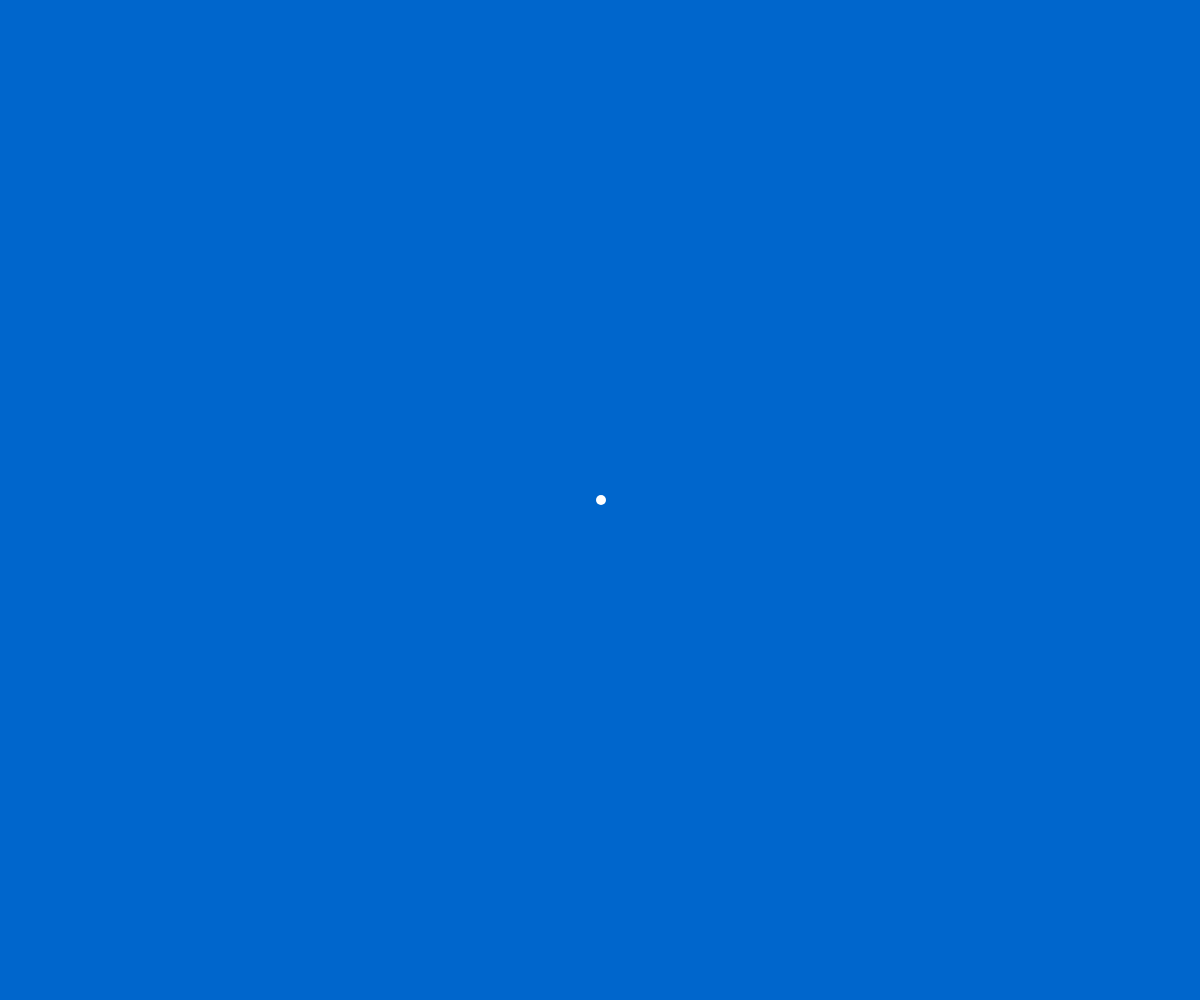
Frame 1 (no input)
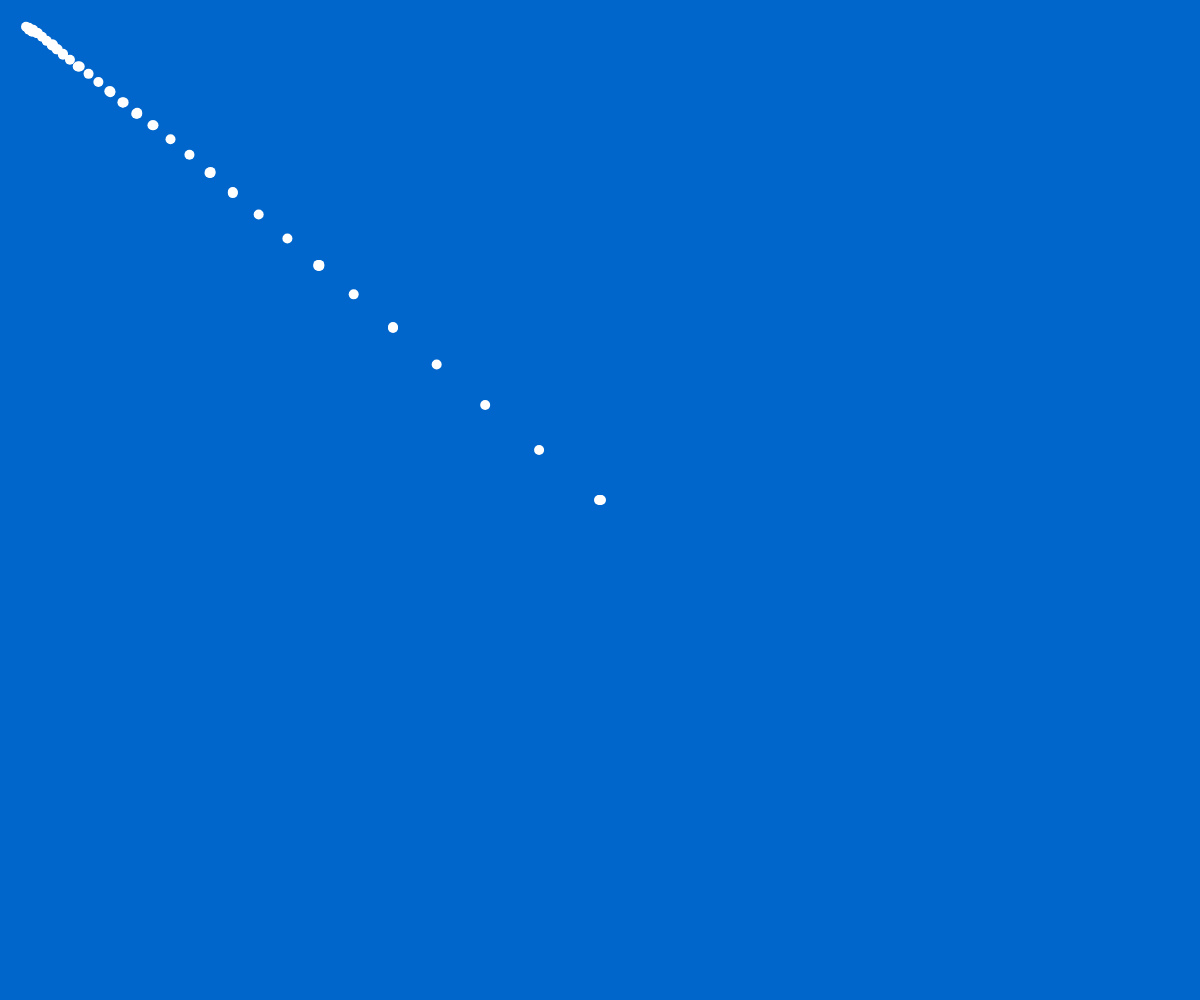
Frame 60 (no input)
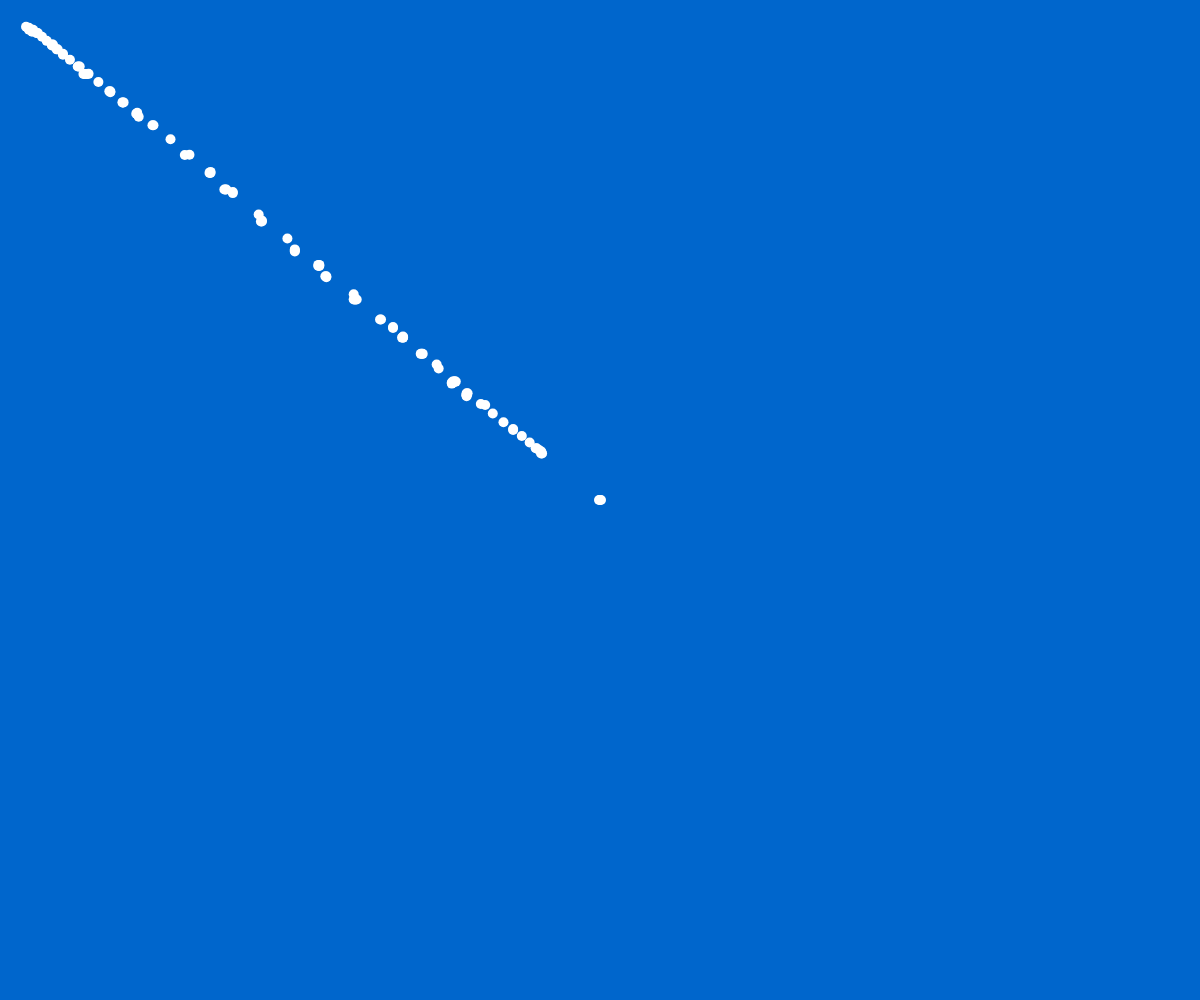
Frame 120 (the mouse pressed at the canvas centre since frame 60)

The p5.js sketch that drew these frames (run headless with seeded random() and noise() and a simulated clock; from frame 60 on, the mouse is pressed at the canvas centre):

// p5.js sketch
// ── sketch.js
let walker;

class Walker {
    constructor() {
        this.x = width / 2;
        this.y = height / 2; // Starting point of the animation
    }

    show() {
        stroke(255); // Set dot color to white
        strokeWeight(10); // Make the point more visible
        point(this.x, this.y);
    }

    step() {
        let choice = random(1); // Random value between 0 and 1
        if (choice < 0.5) {
            // Move dot towards the mouse 50% of the time
            this.x += (mouseX - this.x) * 0.1; // Smoothly move towards mouse X
            this.y += (mouseY - this.y) * 0.1; // Smoothly move towards mouse Y
        } else {
            // Random movement the other 50% of the time
            let direction = floor(random(4)); // Choose one of four directions
            if (direction === 0) this.x++;
            if (direction === 1) this.x--;
            if (direction === 2) this.y++;
            if (direction === 3) this.y--;
        }
    }
}

function setup() {
    createCanvas(windowWidth, windowHeight);
    walker = new Walker();
    background(0, 102, 204); // Set background color (blue)
}

function draw() {
    walker.step();
    walker.show();
}
